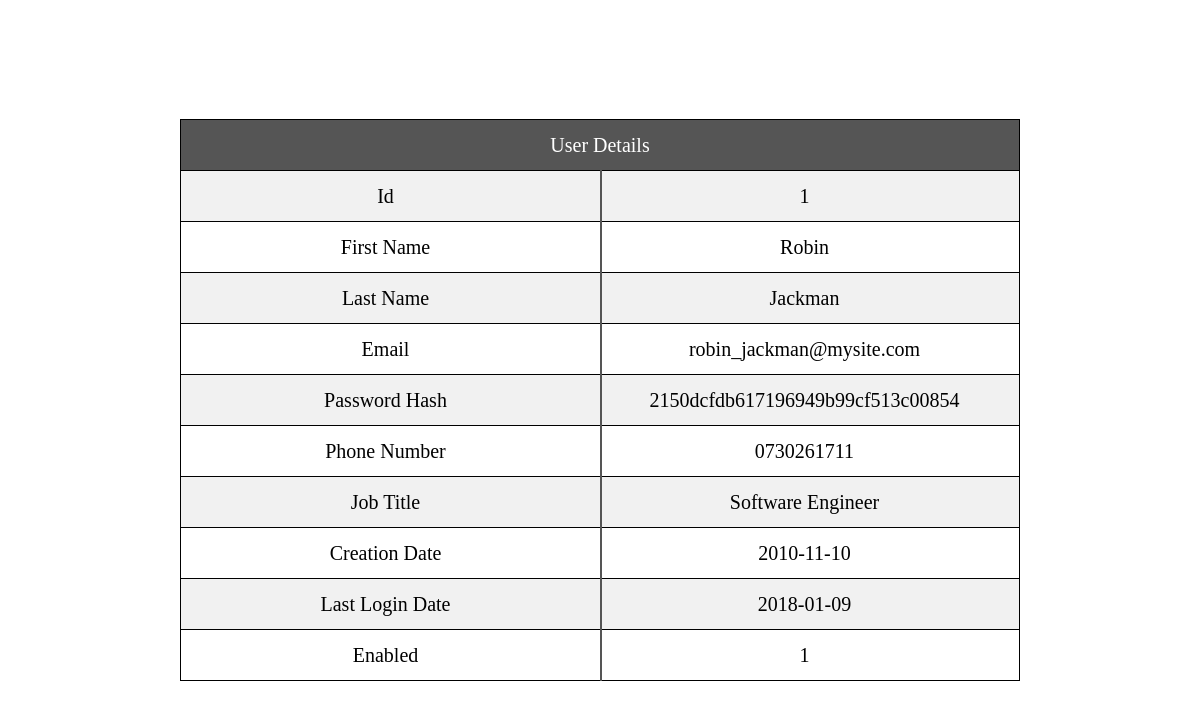
The page /pages/view_user.php?user_id=1 (signed in) on the database its author committed.
### tables this page shows
CREATE TABLE IF NOT EXISTS `users` (
  `id` INT NOT NULL AUTO_INCREMENT,
  `first_name` VARCHAR(100) NOT NULL,
  `last_name` VARCHAR(50) NOT NULL,
  `email` VARCHAR(200) NOT NULL,
  `password_hash` VARCHAR(32) NOT NULL,
  `phone_number` VARCHAR(10) NULL,
  `job_title` VARCHAR(100) NULL,
  `creation_date` DATE NOT NULL,
  `last_login_date` DATE NOT NULL,
  `enabled` TINYINT(1) NOT NULL DEFAULT 1,
  PRIMARY KEY (`id`),
  UNIQUE INDEX `email_UNIQUE` (`email` ASC));

### utils/util.php (called while the page is built, shortened)
<?php
class Utils {
    public static function formatStr($str){
        return ucwords(implode(" ", explode('_',$str)));
    }
}
?>

### pages/view_user.php (the view, shortened to what this page needs)
<?php
  include_once '../utils/util.php';
  $user_details_table = '';
  try {
  $mysqli = new mysqli($gc_mysql_ip, $gc_mysql_user, $gc_mysql_password, $gc_mysql_database);
  $userID = $_GET['user_id'];
  $user_details = $mysqli->query("SELECT * FROM users WHERE id = " . $userID);
  foreach($user_details as $detail){
    foreach($detail as $key=>$prop){
      $user_details_table .= '<div class="user">'
      .
      '<span class="left-side-details">' . Utils::formatStr($key) . '</span>'
      .
      '<span class="right-side-details">' . $prop . '</span>'
      .
      '</div>';
    }
  }
}
catch(Exception $e) {
    echo 'Message: ' .$e->getMessage();
}
?>
<!DOCTYPE html>
<html>
<head>
  <link rel="stylesheet" href="../assets/css/landing.css">
</head>
<body>
  <div class="view-user-container">
    <div class="user-list-header user">User Details</div>
    <?php
      echo $user_details_table;
    ?>
    <div class="line"></div>
    </div>
</body>
</html>

### assets/css/landing.css (style rules this page uses)
html, body { height:100%; }
body { width:70%; margin:0 auto; }
.user { flex-basis:50px; display:flex; justify-content: space-evenly; align-items: center; font-size:20px; border: 1px solid black; border-top:none; }
.user-list-header { background-color: #555; border-top: 1px solid black; color:white; }
.user:nth-of-type(even) { background-color: #f1f1f1; }
.user span { flex-basis:50%; }
.right-side-details { padding:10px 10px; text-align: center; }
.view-user-container { display:flex; flex-direction: column; position: relative; }
.left-side-details { text-align:center; width:10px; }
.line { position: absolute; height: 93%; width: 2px; background: #555; bottom: 0; left: 50%; }
.view-user-container { position:relative; top:50%; transform:translateY(-50%); }

### rows shown on the page
users: key "Id", id "1", key "First Name", first_name "Robin", key "Last Name", last_name "Jackman", key "Email", email "robin_jackman@mysite.com", key "Password Hash", password_hash "2150dcfdb617196949b99cf513c00854", key "Phone Number", phone_number "0730261711", key "Job Title", job_title "Software Engineer", key "Creation Date", creation_date "2010-11-10", key "Last Login Date", last_login_date "2018-01-09", key "Enabled", enabled "1"
